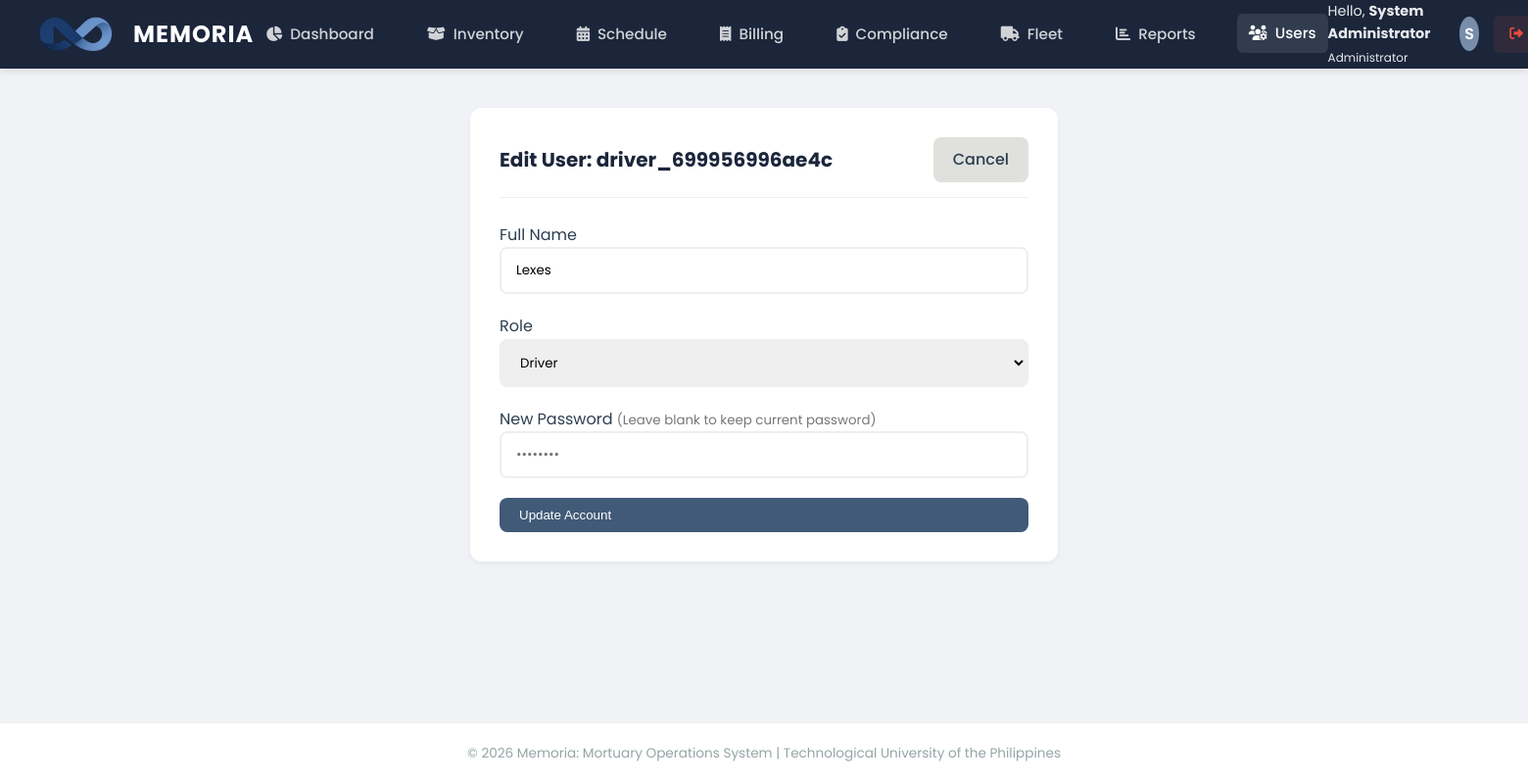
The page /modules/users/edit_user.php?id=10 (signed in) on the database its author committed.
### tables this page shows
CREATE TABLE `users` (
  `id` int(11) NOT NULL,
  `username` varchar(50) NOT NULL,
  `password` varchar(255) NOT NULL,
  `full_name` varchar(100) NOT NULL,
  `role` enum('Administrator','Front Desk Staff','Inventory Clerk','Fleet Coordinator','Driver') NOT NULL,
  `contact_info` varchar(100) DEFAULT NULL,
  `created_at` timestamp NOT NULL DEFAULT current_timestamp()
);

### modules/users/edit_user.php (the view, shortened to what this page needs)
<?php
include('../../includes/header.php');
$id = intval($_GET['id']);
$stmt = mysqli_prepare($conn, "SELECT * FROM users WHERE id = ?");
mysqli_stmt_bind_param($stmt, "i", $id);
mysqli_stmt_execute($stmt);
$user = mysqli_fetch_assoc(mysqli_stmt_get_result($stmt));
?>
<div class="panel" style="max-width: 600px; margin: 0 auto;">
    <div class="panel-header">
        <h2>Edit User: <?= htmlspecialchars($user['username']); ?></h2>
        <a href="manage_users.php" class="btn" style="background: var(--cloud-gray); color: var(--text-dark);">Cancel</a>
    </div>
    <form method="POST" novalidate>
        <div class="form-group">
            <label>Full Name</label>
            <input type="text" name="full_name" class="form-control" value="<?= htmlspecialchars($user['full_name']); ?>" required>
        </div>
        <div class="form-group">
            <label>Role</label>
            <select name="role" class="form-control" required>
                <option value="Driver" <?= $user['role'] == 'Driver' ? 'selected' : '' ?>>Driver</option>
            </select>
        </div>
        <div class="form-group">
            <label>New Password <small style="color: #777; font-weight: normal;">(Leave blank to keep current password)</small></label>
            <input type="password" name="password" class="form-control" placeholder="••••••••">
        </div>
        <button type="submit" class="btn btn-primary" style="width:100%;">Update Account</button>
    </form>
</div>
<?php include('../../includes/footer.php'); ?>

### assets/css/style.css (style rules this page uses)
:root { --deep-navy: #1B263B; --slate-blue: #415A77; --cloud-gray: #E0E1DD; --muted-teal: #778DA9; --white: #FFFFFF; --danger: #e74c3c; --success: #2ecc71; --text-dark: #2c3e50; --text-light: #95a5a6; --shadow-sm: 0 2px 4px rgba(0,0,0,0.05); --shadow-md: 0 4px 6px rgba(0,0,0,0.07); --shadow-lg: 0 10px 15px rgba(0,0,0,0.1); }
* { margin: 0; padding: 0; box-sizing: border-box; }
body { font-family: 'Poppins', sans-serif; background-color: #F0F2F5; color: var(--text-dark); line-height: 1.6; min-height: 100vh; display: flex; flex-direction: column; }
.panel { background: var(--white); border-radius: 12px; box-shadow: var(--shadow-sm); padding: 30px; margin-bottom: 30px; }
.panel-header { display: flex; justify-content: space-between; align-items: center; margin-bottom: 25px; border-bottom: 1px solid #eee; padding-bottom: 15px; }
.panel-header h2 { color: var(--deep-navy); font-size: 1.25rem; }
.btn { padding: 10px 20px; border-radius: 8px; font-weight: 500; cursor: pointer; border: none; transition: all 0.2s; text-decoration: none; display: inline-flex; align-items: center; gap: 8px; }
.btn-primary { background: var(--slate-blue); color: white; }
.form-control { width: 100%; padding: 12px 15px; border: 2px solid #eee; border-radius: 8px; margin-bottom: 20px; font-family: 'Poppins', sans-serif; transition: 0.3s; }

### rows shown on the page
users: username "driver_699956996ae4c", full_name "Lexes", role "Driver"

### other values the page prints
$_SESSION['full_name'] "System Administrator"
$_SESSION['role'] "Administrator"
substr($_SESSION['full_name'], 0, 1) "S"
